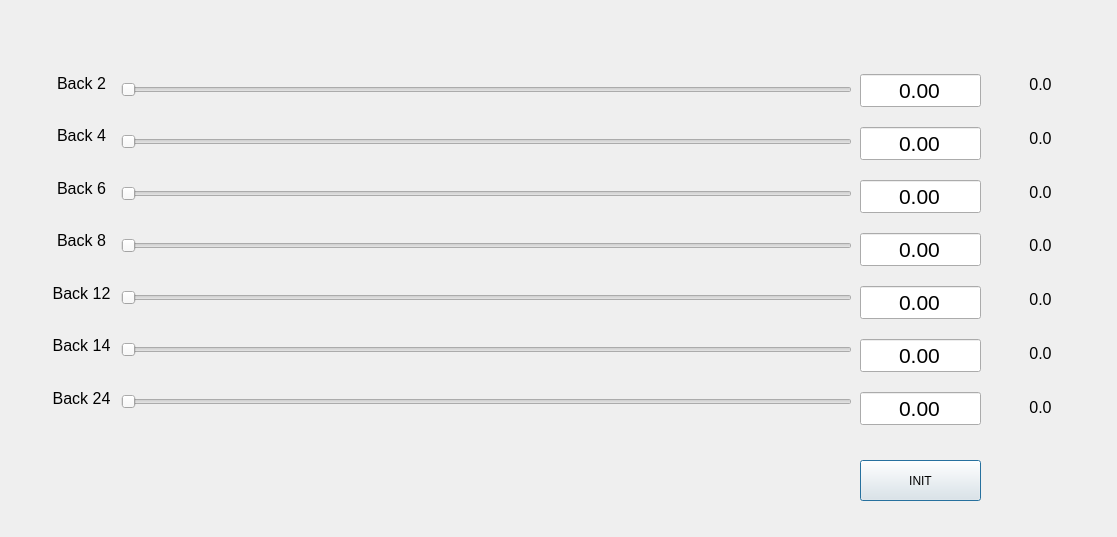
<?xml version="1.0" encoding="UTF-8"?>
<ui version="4.0">
 <class>Dialog</class>
 <widget class="QDialog" name="Dialog">
  <property name="geometry">
   <rect>
    <x>0</x>
    <y>0</y>
    <width>1117</width>
    <height>537</height>
   </rect>
  </property>
  <property name="windowTitle">
   <string>Dialog</string>
  </property>
  <widget class="QPushButton" name="pushButton">
   <property name="geometry">
    <rect>
     <x>860</x>
     <y>460</y>
     <width>121</width>
     <height>41</height>
    </rect>
   </property>
   <property name="text">
    <string>INIT</string>
   </property>
  </widget>
  <widget class="QWidget" name="layoutWidget">
   <property name="geometry">
    <rect>
     <x>121</x>
     <y>51</y>
     <width>731</width>
     <height>391</height>
    </rect>
   </property>
   <layout class="QVBoxLayout" name="verticalLayout">
    <item>
     <widget class="QSlider" name="horizontalSlider_3">
      <property name="maximum">
       <number>2999</number>
      </property>
      <property name="value">
       <number>0</number>
      </property>
      <property name="orientation">
       <enum>Qt::Horizontal</enum>
      </property>
     </widget>
    </item>
    <item>
     <widget class="QSlider" name="horizontalSlider">
      <property name="maximum">
       <number>2999</number>
      </property>
      <property name="value">
       <number>0</number>
      </property>
      <property name="orientation">
       <enum>Qt::Horizontal</enum>
      </property>
     </widget>
    </item>
    <item>
     <widget class="QSlider" name="horizontalSlider_6">
      <property name="maximum">
       <number>2999</number>
      </property>
      <property name="value">
       <number>0</number>
      </property>
      <property name="orientation">
       <enum>Qt::Horizontal</enum>
      </property>
     </widget>
    </item>
    <item>
     <widget class="QSlider" name="horizontalSlider_5">
      <property name="maximum">
       <number>2999</number>
      </property>
      <property name="value">
       <number>0</number>
      </property>
      <property name="orientation">
       <enum>Qt::Horizontal</enum>
      </property>
     </widget>
    </item>
    <item>
     <widget class="QSlider" name="horizontalSlider_4">
      <property name="maximum">
       <number>2999</number>
      </property>
      <property name="value">
       <number>0</number>
      </property>
      <property name="orientation">
       <enum>Qt::Horizontal</enum>
      </property>
     </widget>
    </item>
    <item>
     <widget class="QSlider" name="horizontalSlider_7">
      <property name="maximum">
       <number>2999</number>
      </property>
      <property name="value">
       <number>0</number>
      </property>
      <property name="orientation">
       <enum>Qt::Horizontal</enum>
      </property>
     </widget>
    </item>
    <item>
     <widget class="QSlider" name="horizontalSlider_2">
      <property name="maximum">
       <number>2999</number>
      </property>
      <property name="value">
       <number>0</number>
      </property>
      <property name="orientation">
       <enum>Qt::Horizontal</enum>
      </property>
     </widget>
    </item>
   </layout>
  </widget>
  <widget class="QWidget" name="layoutWidget">
   <property name="geometry">
    <rect>
     <x>860</x>
     <y>60</y>
     <width>121</width>
     <height>381</height>
    </rect>
   </property>
   <layout class="QVBoxLayout" name="verticalLayout_2">
    <item>
     <widget class="QLineEdit" name="lineEdit">
      <property name="font">
       <font>
        <family>Arial</family>
        <pointsize>16</pointsize>
       </font>
      </property>
      <property name="text">
       <string>0.00</string>
      </property>
      <property name="alignment">
       <set>Qt::AlignCenter</set>
      </property>
     </widget>
    </item>
    <item>
     <widget class="QLineEdit" name="lineEdit_2">
      <property name="font">
       <font>
        <family>Arial</family>
        <pointsize>16</pointsize>
       </font>
      </property>
      <property name="text">
       <string>0.00</string>
      </property>
      <property name="alignment">
       <set>Qt::AlignCenter</set>
      </property>
     </widget>
    </item>
    <item>
     <widget class="QLineEdit" name="lineEdit_3">
      <property name="font">
       <font>
        <family>Arial</family>
        <pointsize>16</pointsize>
       </font>
      </property>
      <property name="text">
       <string>0.00</string>
      </property>
      <property name="alignment">
       <set>Qt::AlignCenter</set>
      </property>
     </widget>
    </item>
    <item>
     <widget class="QLineEdit" name="lineEdit_4">
      <property name="font">
       <font>
        <family>Arial</family>
        <pointsize>16</pointsize>
       </font>
      </property>
      <property name="text">
       <string>0.00</string>
      </property>
      <property name="alignment">
       <set>Qt::AlignCenter</set>
      </property>
     </widget>
    </item>
    <item>
     <widget class="QLineEdit" name="lineEdit_5">
      <property name="font">
       <font>
        <family>Arial</family>
        <pointsize>16</pointsize>
       </font>
      </property>
      <property name="text">
       <string>0.00</string>
      </property>
      <property name="alignment">
       <set>Qt::AlignCenter</set>
      </property>
     </widget>
    </item>
    <item>
     <widget class="QLineEdit" name="lineEdit_6">
      <property name="font">
       <font>
        <family>Arial</family>
        <pointsize>16</pointsize>
       </font>
      </property>
      <property name="text">
       <string>0.00</string>
      </property>
      <property name="alignment">
       <set>Qt::AlignCenter</set>
      </property>
     </widget>
    </item>
    <item>
     <widget class="QLineEdit" name="lineEdit_7">
      <property name="font">
       <font>
        <family>Arial</family>
        <pointsize>16</pointsize>
       </font>
      </property>
      <property name="text">
       <string>0.00</string>
      </property>
      <property name="alignment">
       <set>Qt::AlignCenter</set>
      </property>
     </widget>
    </item>
   </layout>
  </widget>
  <widget class="QWidget" name="layoutWidget_2">
   <property name="geometry">
    <rect>
     <x>990</x>
     <y>60</y>
     <width>101</width>
     <height>371</height>
    </rect>
   </property>
   <layout class="QVBoxLayout" name="verticalLayout_4">
    <item>
     <widget class="QLabel" name="label_8">
      <property name="font">
       <font>
        <pointsize>12</pointsize>
       </font>
      </property>
      <property name="text">
       <string>0.0</string>
      </property>
      <property name="alignment">
       <set>Qt::AlignCenter</set>
      </property>
     </widget>
    </item>
    <item>
     <widget class="QLabel" name="label_9">
      <property name="font">
       <font>
        <pointsize>12</pointsize>
       </font>
      </property>
      <property name="text">
       <string>0.0</string>
      </property>
      <property name="alignment">
       <set>Qt::AlignCenter</set>
      </property>
     </widget>
    </item>
    <item>
     <widget class="QLabel" name="label_10">
      <property name="font">
       <font>
        <pointsize>12</pointsize>
       </font>
      </property>
      <property name="text">
       <string>0.0</string>
      </property>
      <property name="alignment">
       <set>Qt::AlignCenter</set>
      </property>
     </widget>
    </item>
    <item>
     <widget class="QLabel" name="label_11">
      <property name="font">
       <font>
        <pointsize>12</pointsize>
       </font>
      </property>
      <property name="text">
       <string>0.0</string>
      </property>
      <property name="alignment">
       <set>Qt::AlignCenter</set>
      </property>
     </widget>
    </item>
    <item>
     <widget class="QLabel" name="label_12">
      <property name="font">
       <font>
        <pointsize>12</pointsize>
       </font>
      </property>
      <property name="text">
       <string>0.0</string>
      </property>
      <property name="alignment">
       <set>Qt::AlignCenter</set>
      </property>
     </widget>
    </item>
    <item>
     <widget class="QLabel" name="label_13">
      <property name="font">
       <font>
        <pointsize>12</pointsize>
       </font>
      </property>
      <property name="text">
       <string>0.0</string>
      </property>
      <property name="alignment">
       <set>Qt::AlignCenter</set>
      </property>
     </widget>
    </item>
    <item>
     <widget class="QLabel" name="label_14">
      <property name="font">
       <font>
        <pointsize>12</pointsize>
       </font>
      </property>
      <property name="text">
       <string>0.0</string>
      </property>
      <property name="alignment">
       <set>Qt::AlignCenter</set>
      </property>
     </widget>
    </item>
   </layout>
  </widget>
  <widget class="QWidget" name="">
   <property name="geometry">
    <rect>
     <x>50</x>
     <y>60</y>
     <width>63</width>
     <height>361</height>
    </rect>
   </property>
   <layout class="QVBoxLayout" name="verticalLayout_3">
    <item>
     <widget class="QLabel" name="label">
      <property name="font">
       <font>
        <pointsize>12</pointsize>
       </font>
      </property>
      <property name="text">
       <string>Back 2</string>
      </property>
      <property name="alignment">
       <set>Qt::AlignCenter</set>
      </property>
     </widget>
    </item>
    <item>
     <widget class="QLabel" name="label_2">
      <property name="font">
       <font>
        <pointsize>12</pointsize>
       </font>
      </property>
      <property name="text">
       <string>Back 4</string>
      </property>
      <property name="alignment">
       <set>Qt::AlignCenter</set>
      </property>
     </widget>
    </item>
    <item>
     <widget class="QLabel" name="label_3">
      <property name="font">
       <font>
        <pointsize>12</pointsize>
       </font>
      </property>
      <property name="text">
       <string>Back 6</string>
      </property>
      <property name="alignment">
       <set>Qt::AlignCenter</set>
      </property>
     </widget>
    </item>
    <item>
     <widget class="QLabel" name="label_4">
      <property name="font">
       <font>
        <pointsize>12</pointsize>
       </font>
      </property>
      <property name="text">
       <string>Back 8</string>
      </property>
      <property name="alignment">
       <set>Qt::AlignCenter</set>
      </property>
     </widget>
    </item>
    <item>
     <widget class="QLabel" name="label_5">
      <property name="font">
       <font>
        <pointsize>12</pointsize>
       </font>
      </property>
      <property name="text">
       <string>Back 12</string>
      </property>
      <property name="alignment">
       <set>Qt::AlignCenter</set>
      </property>
     </widget>
    </item>
    <item>
     <widget class="QLabel" name="label_6">
      <property name="font">
       <font>
        <pointsize>12</pointsize>
       </font>
      </property>
      <property name="text">
       <string>Back 14</string>
      </property>
      <property name="alignment">
       <set>Qt::AlignCenter</set>
      </property>
     </widget>
    </item>
    <item>
     <widget class="QLabel" name="label_7">
      <property name="font">
       <font>
        <pointsize>12</pointsize>
       </font>
      </property>
      <property name="text">
       <string>Back 24</string>
      </property>
      <property name="alignment">
       <set>Qt::AlignCenter</set>
      </property>
     </widget>
    </item>
   </layout>
  </widget>
 </widget>
 <tabstops>
  <tabstop>horizontalSlider_3</tabstop>
  <tabstop>horizontalSlider</tabstop>
  <tabstop>horizontalSlider_6</tabstop>
  <tabstop>horizontalSlider_5</tabstop>
  <tabstop>horizontalSlider_4</tabstop>
  <tabstop>horizontalSlider_7</tabstop>
  <tabstop>horizontalSlider_2</tabstop>
  <tabstop>lineEdit</tabstop>
  <tabstop>lineEdit_2</tabstop>
  <tabstop>lineEdit_3</tabstop>
  <tabstop>lineEdit_4</tabstop>
  <tabstop>lineEdit_5</tabstop>
  <tabstop>lineEdit_6</tabstop>
  <tabstop>lineEdit_7</tabstop>
  <tabstop>pushButton</tabstop>
 </tabstops>
 <resources/>
 <connections>
  <connection>
   <sender>horizontalSlider_2</sender>
   <signal>valueChanged(int)</signal>
   <receiver>lineEdit_7</receiver>
   <slot>clear()</slot>
   <hints>
    <hint type="sourcelabel">
     <x>657</x>
     <y>403</y>
    </hint>
    <hint type="destinationlabel">
     <x>813</x>
     <y>408</y>
    </hint>
   </hints>
  </connection>
 </connections>
 <slots>
  <slot>slot1()</slot>
 </slots>
</ui>
